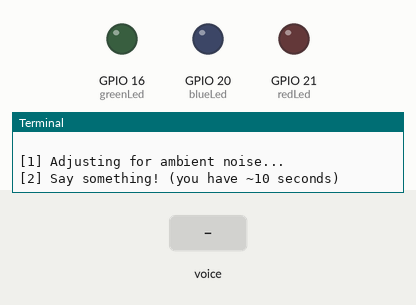
Simulated run of this program. Board: Raspberry Pi (BCM pin numbers). On the bench: output pins drawn as LEDs (lit = HIGH), the last lines printed to the terminal. The inputs (shaded band) are chosen by the test bench. Speech is recognised word for word in 0.5 s.

Above: at 1.2 s.
1.3 s: "red" is said to the microphone
At 3.0 s:
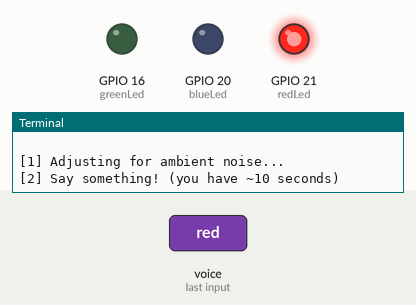
3.3 s: "blue" is said to the microphone
At 4.5 s:
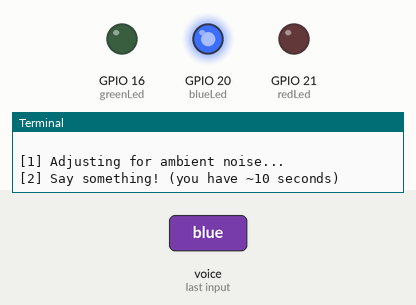
5.3 s: "green" is said to the microphone
At 7.2 s:
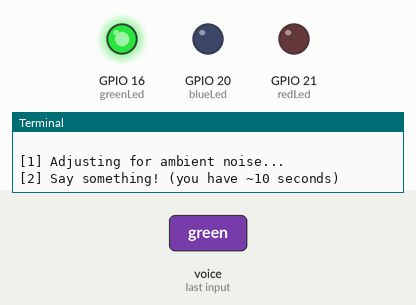
Timing chart, 0 to 8.7 s (numbered marks = the images above; inputs shaded):
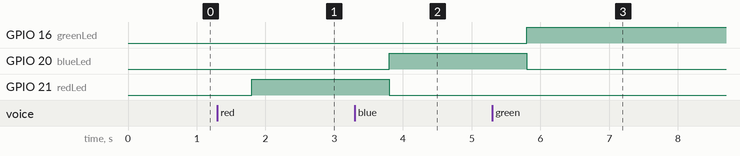

The program:

voice_led_control.py
```python
import speech_recognition as sr

MIC_INDEX = 0
r = sr.Recognizer()

from gpiozero import LED

greenLed = LED(16)
blueLed = LED(20)
redLed = LED(21)

try:
    while True:
        with sr.Microphone(device_index=MIC_INDEX) as source:
            print("\n[1] Adjusting for ambient noise...")
            r.adjust_for_ambient_noise(source, duration=0.5)

            print("[2] Say something! (you have ~10 seconds)")
            try:
                r.pause_threshold = 3.0
                audio = r.listen(source, timeout=10, phrase_time_limit=10)
            except sr.WaitTimeoutError:
                print("[!] No speech detected within 10 seconds, trying again...")
                continue

        print("[3] Got audio, sending to Google...")

        try:
            text = r.recognize_google(audio, language='en-US')
            print("[4] You said:", text)

            text_lower = text.lower()

            if "red" in text_lower:
                print("-> Setting RED")
                greenLed.value = 0
                blueLed.value = 0
                redLed.value = 1
            elif "blue" in text_lower:
                print("-> Setting BLUE")
                greenLed.value = 0
                blueLed.value = 1
                redLed.value = 0
            elif "green" in text_lower:
                print("-> Setting GREEN")
                greenLed.value = 1
                blueLed.value = 0
                redLed.value = 0
            elif "off" in text_lower:
                print("-> Turning all OFF")
                greenLed.value = 0
                blueLed.value = 0
                redLed.value = 0

        except sr.UnknownValueError:
            print("[!] Google Speech Recognition could not understand audio")

        except sr.RequestError as e:
            print("[!] Could not request results from Google; {0}".format(e))

except KeyboardInterrupt:
    print("\nKeyboardInterrupt received. Exiting.")
```

Measured:
- after the input at 1.3 s, GPIO 21 (redLed): LOW → HIGH after 0.50 s
- after the input at 3.3 s, GPIO 20 (blueLed): LOW → HIGH after 0.50 s; GPIO 21 (redLed): HIGH → LOW after 0.50 s
- after the input at 5.3 s, GPIO 16 (greenLed): LOW → HIGH after 0.50 s; GPIO 20 (blueLed): HIGH → LOW after 0.50 s
